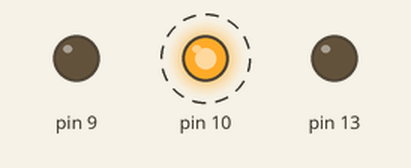
Simulated run of this sketch. Board: Arduino Uno, built with avr-gcc and run on an emulated ATmega328P. Shown: output pins drawn as LEDs (lit = HIGH). Dashed ring = blinking.

Above: at 0.1 s.
At 4.3 s:
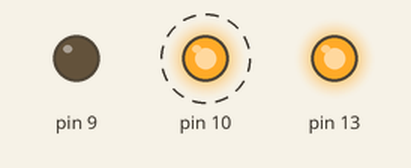
Timing chart, 0 to 4.6 s (numbered marks = the images above):
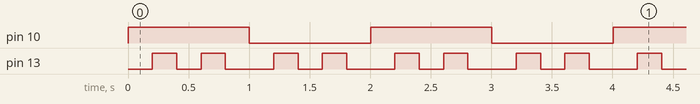

The sketch:

millis__.ino
```cpp
int state = LOW;
unsigned long preMillis=0;
unsigned long start=0;
void setup() {
  // put your setup code here, to run once:
  //Serial.begin(9600);
  pinMode(13,OUTPUT);
  pinMode(10,OUTPUT);
  pinMode(9,OUTPUT);
  digitalWrite(9,LOW);
}

void loop() {
  digitalWrite(10,HIGH);
  myDelay(1000);
  digitalWrite(10,LOW);
  myDelay(1000);

  }

void myDelay(int duration){
  start = preMillis = millis();
  while(millis()-preMillis <= duration){
    ledBlink(200);
    }

  }

void ledBlink(int blinkDuration){
  if (millis()-start > blinkDuration){
    if (state == LOW){
      state = HIGH;
      }else{
        state = LOW;
        }
    digitalWrite(13,state);
    start = millis();
    }

  }
```

Measured:
- by itself, pin 10: alternates HIGH for 1.0 s and LOW for 1.0 s
- by itself, pin 13: repeats every 1.0 s: LOW 0.20 s, HIGH 0.20 s, LOW 0.40 s, HIGH 0.20 s
- by itself, everything shown: repeats every 2.0 s, in 10 steps
